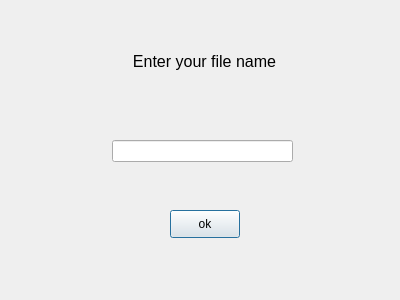
<?xml version="1.0" encoding="UTF-8"?>
<ui version="4.0">
 <class>DialogFile</class>
 <widget class="QDialog" name="DialogFile">
  <property name="geometry">
   <rect>
    <x>0</x>
    <y>0</y>
    <width>400</width>
    <height>300</height>
   </rect>
  </property>
  <property name="windowTitle">
   <string>Dialog</string>
  </property>
  <widget class="QLabel" name="labelEnterNameFile">
   <property name="geometry">
    <rect>
     <x>49</x>
     <y>40</y>
     <width>311</width>
     <height>31</height>
    </rect>
   </property>
   <property name="font">
    <font>
     <pointsize>12</pointsize>
    </font>
   </property>
   <property name="text">
    <string>Enter your file name</string>
   </property>
   <property name="textFormat">
    <enum>Qt::MarkdownText</enum>
   </property>
   <property name="scaledContents">
    <bool>false</bool>
   </property>
   <property name="alignment">
    <set>Qt::AlignBottom|Qt::AlignHCenter</set>
   </property>
   <property name="buddy">
    <cstring>font-size: 15</cstring>
   </property>
  </widget>
  <widget class="QLineEdit" name="lineEdit">
   <property name="geometry">
    <rect>
     <x>112</x>
     <y>140</y>
     <width>181</width>
     <height>22</height>
    </rect>
   </property>
  </widget>
  <widget class="QPushButton" name="nameEnteredBtn">
   <property name="geometry">
    <rect>
     <x>170</x>
     <y>210</y>
     <width>70</width>
     <height>28</height>
    </rect>
   </property>
   <property name="text">
    <string>ok</string>
   </property>
  </widget>
 </widget>
 <resources/>
 <connections/>
</ui>
